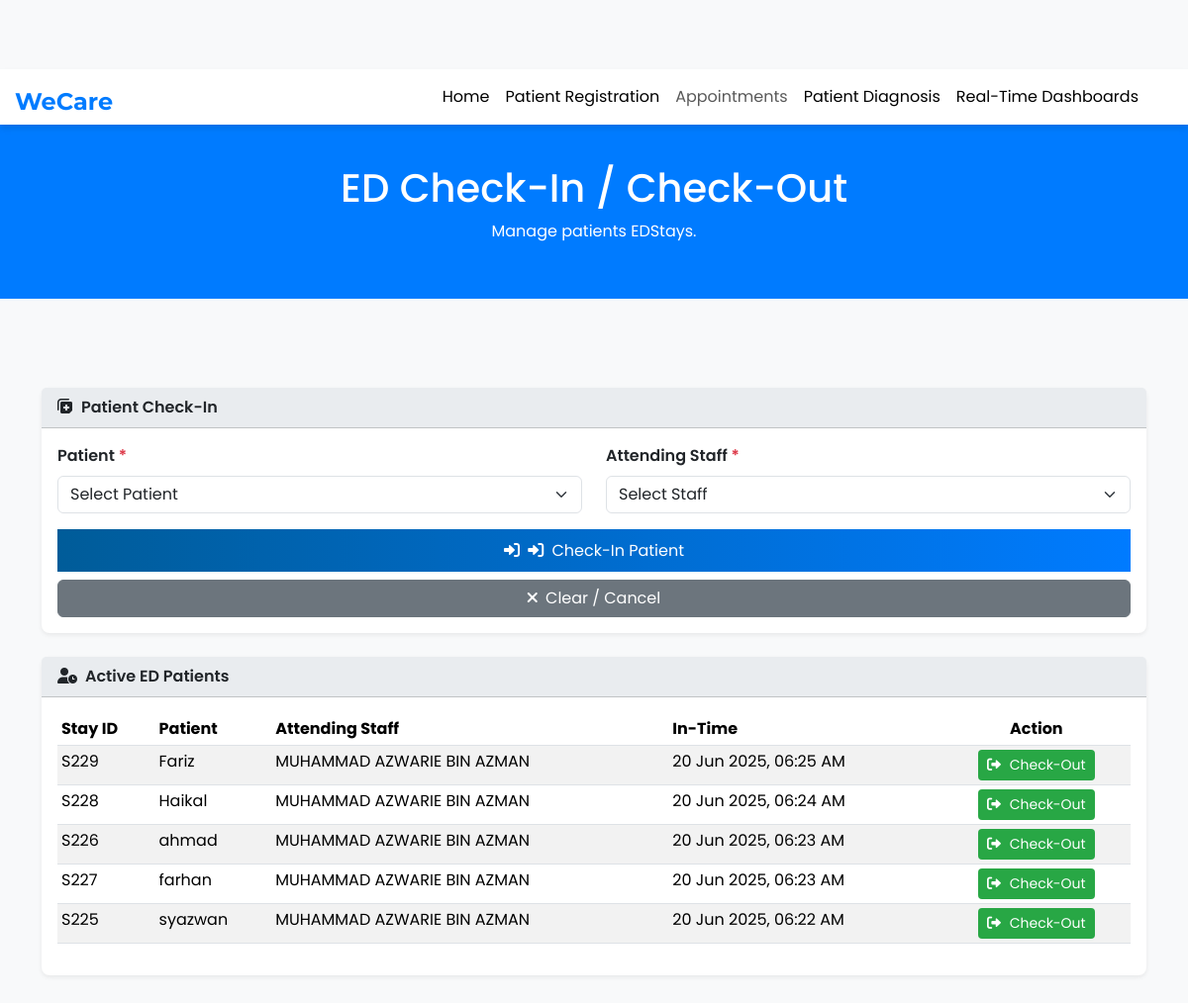
The page /admission/doctor/edstay.php on the database its author committed.
### tables this page shows
CREATE TABLE `edstays` (
  `StayID` varchar(12) NOT NULL,
  `Intime` timestamp NOT NULL DEFAULT current_timestamp(),
  `Outime` timestamp NULL DEFAULT NULL,
  `Arrival_transport` varchar(50) NOT NULL,
  `Status` varchar(50) DEFAULT 'Waiting for Triage',
  `Disposition` varchar(100) NOT NULL,
  `PatientID` varchar(12) NOT NULL,
  `StaffID` varchar(12) NOT NULL,
  PRIMARY KEY (`StayID`),
  KEY `PatientID` (`PatientID`),
  KEY `StaffID` (`StaffID`),
  CONSTRAINT `edstays_ibfk_1` FOREIGN KEY (`PatientID`) REFERENCES `patients` (`PatientID`),
  CONSTRAINT `edstays_ibfk_2` FOREIGN KEY (`StaffID`) REFERENCES `staff` (`StaffID`)
);

CREATE TABLE `patients` (
  `PatientID` varchar(12) NOT NULL,
  `PatientName` varchar(100) NOT NULL,
  `Gender` varchar(50) NOT NULL,
  `Race` varchar(50) NOT NULL,
  `Phone_Number` varchar(15) NOT NULL,
  `Address` text NOT NULL,
  `Email` varchar(100) NOT NULL,
  `RegistrationTimestamp` datetime NOT NULL DEFAULT current_timestamp(),
  PRIMARY KEY (`PatientID`),
  UNIQUE KEY `email` (`Email`)
);

CREATE TABLE `staff` (
  `StaffID` varchar(12) NOT NULL,
  `Name` varchar(255) NOT NULL,
  `IC` varchar(15) NOT NULL,
  `Gender` varchar(15) NOT NULL,
  `PhoneNo` varchar(15) NOT NULL,
  `Address` varchar(255) NOT NULL,
  `Role` varchar(50) NOT NULL,
  `Status` varchar(20) DEFAULT 'Available',
  `Email` varchar(100) NOT NULL,
  `Username` varchar(100) NOT NULL,
  `Password` varchar(255) NOT NULL,
  `DepartmentID` varchar(12) NOT NULL,
  PRIMARY KEY (`StaffID`),
  UNIQUE KEY `IC` (`IC`),
  UNIQUE KEY `PhoneNo` (`PhoneNo`),
  UNIQUE KEY `Email` (`Email`),
  UNIQUE KEY `Username` (`Username`),
  KEY `DepartmentID` (`DepartmentID`),
  CONSTRAINT `STAFF_ibfk_1` FOREIGN KEY (`DepartmentID`) REFERENCES `department` (`DepartmentID`) ON DELETE CASCADE
);

### admission/doctor/edstay.php (the view, shortened to what this page needs)
<?php
include 'connection.php';
$staffIDFromURL = $_GET['staffid'] ?? null;
$current_page = basename($_SERVER['PHP_SELF']);
function addStaffIdToLink($url, $staffIdParam) {
    return $url;
}
$itemsPerPage_ed = 10;
$page_ed = isset($_GET['page_ed']) && (int)$_GET['page_ed'] > 0 ? (int)$_GET['page_ed'] : 1;
$offset_ed = ($page_ed - 1) * $itemsPerPage_ed;
$activeEDStaysData = [];
try {
    $edStaysQuery = "SELECT es.StayID, es.Intime, es.PatientID, p.PatientName, es.StaffID, s.Name AS StaffNameProcessed
                     FROM edstays es
                     LEFT JOIN patients p ON es.PatientID = p.PatientID
                     LEFT JOIN staff s ON es.StaffID = s.StaffID
                     WHERE es.Outime IS NULL
                     ORDER BY es.Intime DESC
                     LIMIT ? OFFSET ?";
    $stmt_edstays = $conn->prepare($edStaysQuery);
    $stmt_edstays->bind_param("ii", $itemsPerPage_ed, $offset_ed);
    if (!$stmt_edstays->execute()) throw new Exception("Execute failed (Fetch Active EDStays): " . $stmt_edstays->error);
    $result_edstays = $stmt_edstays->get_result();
    if ($result_edstays) {
        $activeEDStaysData = $result_edstays->fetch_all(MYSQLI_ASSOC);
    } else { throw new Exception("Getting result set failed (Fetch Active EDStays): " . $stmt_edstays->error); }
} catch (Exception $e) {
    $fetch_error_ed = "Error fetching ED Stay list: " . $e->getMessage();
    error_log($fetch_error_ed);
}
?>
<!DOCTYPE html>
<html lang="en">
<head>
    <link href="https://cdn.jsdelivr.net/npm/bootstrap@5.3.3/dist/css/bootstrap.min.css" rel="stylesheet">
    <link href="https://cdnjs.cloudflare.com/ajax/libs/font-awesome/6.0.0-beta3/css/all.min.css" rel="stylesheet">
</head>
<body>
<nav class="navbar navbar-expand-lg navbar-light" style="background-color: white; box-shadow: 0 4px 6px rgba(0, 0, 0, 0.1);">
    <div class="container">
        <a class="navbar-brand" href="<?php echo addStaffIdToLink('https://localhost/dss/AdminLandingPage.php', $staffIDFromURL); ?>" style="font-family: 'Montserrat', sans-serif; font-size: 1.5rem; font-weight: 700; color: #007bff; position: absolute; top: 10px; left: 15px;">WeCare</a>
        <div class="collapse navbar-collapse" id="navbarNav">
            <ul class="navbar-nav ms-auto">
                <li class="nav-item <?php echo ($current_page == 'index.php' || $current_page == 'AdminLandingPage.php') ? 'active' : ''; ?>">
                    <a class="nav-link" href="<?php echo addStaffIdToLink('index.php', $staffIDFromURL); ?>" style="color: black;">Home</a>
                </li>
                <li class="nav-item <?php echo ($current_page == 'register_patient.php') ? 'active' : ''; ?>">
                    <a class="nav-link" href="<?php echo addStaffIdToLink('register_patient.php', $staffIDFromURL); ?>" style="color: black;">Patient Registration</a>
                </li>
                <li class="nav-item <?php echo ($current_page == 'book_appointment.php') ? 'active' : ''; ?>">
                    <a class="nav-link" href="<?php echo addStaffIdToLink('book_appointment.php', $staffIDFromURL); ?>">Appointments</a>
                </li>
                <li class="nav-item <?php echo ($current_page == 'assign_diagnosis.php') ? 'active' : ''; ?>">
                    <a class="nav-link" href="<?php echo addStaffIdToLink('assign_diagnosis.php', $staffIDFromURL); ?>" style="color: black;">Patient Diagnosis</a>
                </li>
                <li class="nav-item <?php echo ($current_page == 'dashboard.php') ? 'active' : ''; ?>">
                    <a class="nav-link" href="<?php echo addStaffIdToLink('dashboard.php', $staffIDFromURL); ?>" style="color: black;">Real-Time Dashboards</a>
                </li>
            </ul>
        </div>
    </div>
</nav>
    <div class="hero-section">
        <h1>ED Check-In / Check-Out</h1>
        <p>Manage patients EDStays.</p>
    </div>
<div class="container mt-4 mb-5">
    <div id="messageArea" style="min-height: 60px;">
    </div>
    <div class="card" id="edStayFormCard">
        <div class="card-header"><i class="fas fa-notes-medical me-2"></i><span id="formTitle">Patient Check-In</span></div>
        <div class="card-body">
            <form method="POST" action="<?php echo addStaffIdToLink(htmlspecialchars($_SERVER['PHP_SELF']), $staffIDFromURL); ?>" id="edStayForm">
                <div class="row">
                    <div class="col-md-6 mb-3">
                        <label for="patient_id_fk_form" class="form-label">Patient <span class="text-danger">*</span></label>
                        <select name="patient_id_fk_form" id="patient_id_fk_form" class="form-select" required>
                            <option value="">Select Patient</option>
                        </select>
                    </div>
                    <div class="col-md-6 mb-3">
                        <label for="staff_id_fk_form" class="form-label">Attending Staff <span class="text-danger">*</span></label>
                        <select name="staff_id_fk_form" id="staff_id_fk_form" class="form-select" required>
                            <option value="">Select Staff</option>
                        </select>
                    </div>
                </div>
                <button type="submit" class="btn-submit" id="submitBtnEDStay">
                    <i class="fas fa-sign-in-alt me-1"></i> <span id="submitBtnTextEDStay">Check-In Patient</span>
                </button>
                <button type="button" class="btn btn-secondary mt-2 w-100" onclick="resetToCheckInMode()" id="resetBtnEDStay">
                     <i class="fas fa-times me-1"></i> Clear / Cancel
                </button>
            </form>
        </div>
    </div>
    <div class="card mt-4">
        <div class="card-header"><i class="fas fa-user-clock me-2"></i>Active ED Patients</div>
        <div class="card-body">
            <div class="table-responsive">
                <table class="table table-striped table-hover table-sm">
                    <thead>
                        <tr>
                            <th>Stay ID</th>
                            <th>Patient</th>
                            <th>Attending Staff</th>
                            <th>In-Time</th>
                            <th class="text-center">Action</th>
                        </tr>
                    </thead>
                    <tbody>
                        <?php if (!empty($activeEDStaysData)): ?>
                            <?php foreach ($activeEDStaysData as $stay): ?>
                            <tr>
                                <td><?php echo htmlspecialchars($stay['StayID']); ?></td>
                                <td><?php echo htmlspecialchars($stay['PatientName'] ?? 'N/A'); ?></td>
                                <td><?php echo htmlspecialchars($stay['StaffNameProcessed'] ?? 'N/A');  ?></td>
                                <td><?php echo !empty($stay['Intime']) ? htmlspecialchars(date('d M Y, h:i A', strtotime($stay['Intime']))) : 'N/A'; ?></td>
                                <td class="text-center">
                                    <button class='checkout-btn btn btn-sm'
                                        data-stay='<?php echo htmlspecialchars(json_encode($stay), ENT_QUOTES, 'UTF-8'); ?>'
                                        onclick='prepareCheckout(JSON.parse(this.getAttribute("data-stay"))); return false;'
                                        title='Check-Out Patient'>
                                        <i class='fas fa-sign-out-alt'></i> Check-Out
                                    </button>
                                </td>
                            </tr>
                            <?php endforeach; ?>
                        <?php else: ?>
                            <tr><td colspan="5" class="text-center text-muted">No active ED patients at the moment.</td></tr>
                        <?php endif; ?>
                    </tbody>
                </table>
            </div>
        </div>
    </div>
</div>
</body>
</html>

### admission/doctor/edstay.php (style rules this page uses)
:root { --primary-color: #007bff; --checkout-btn-color: #28a745; }
body { font-family: 'Poppins', sans-serif; padding-top: 70px; background-color: #f8f9fa; }
.navbar { position: sticky; top: 0; z-index: 1030; }
.hero-section { background-color: var(--primary-color); color: white; padding: 40px 0; text-align: center; margin-bottom: 30px; }
.card { border: none; border-radius: 8px; box-shadow: 0 2px 5px rgba(0,0,0,0.07); margin-bottom: 20px; }
.card-header { background-color: #e9ecef; font-weight: 600; }
.form-label { font-weight: 600; }
.btn-submit { background: linear-gradient(to right, #005c99, #007bff); color: white; border: none; padding: 0.6rem 1.5rem; width: 100%; }
.checkout-btn { background-color: var(--checkout-btn-color); color:white; }
.checkout-btn i { margin-right: 5px; }

### rows shown on the page
edstays: StayID "S229", PatientID.PatientName "Fariz", StaffID.Name "MUHAMMAD AZWARIE BIN AZMAN", Intime "20 Jun 2025, 06:25 AM"
edstays: StayID "S228", PatientID.PatientName "Haikal", StaffID.Name "MUHAMMAD AZWARIE BIN AZMAN", Intime "20 Jun 2025, 06:24 AM"
edstays: StayID "S226", PatientID.PatientName "ahmad", StaffID.Name "MUHAMMAD AZWARIE BIN AZMAN", Intime "20 Jun 2025, 06:23 AM"
edstays: StayID "S227", PatientID.PatientName "farhan", StaffID.Name "MUHAMMAD AZWARIE BIN AZMAN", Intime "20 Jun 2025, 06:23 AM"
edstays: StayID "S225", PatientID.PatientName "syazwan", StaffID.Name "MUHAMMAD AZWARIE BIN AZMAN", Intime "20 Jun 2025, 06:22 AM"
